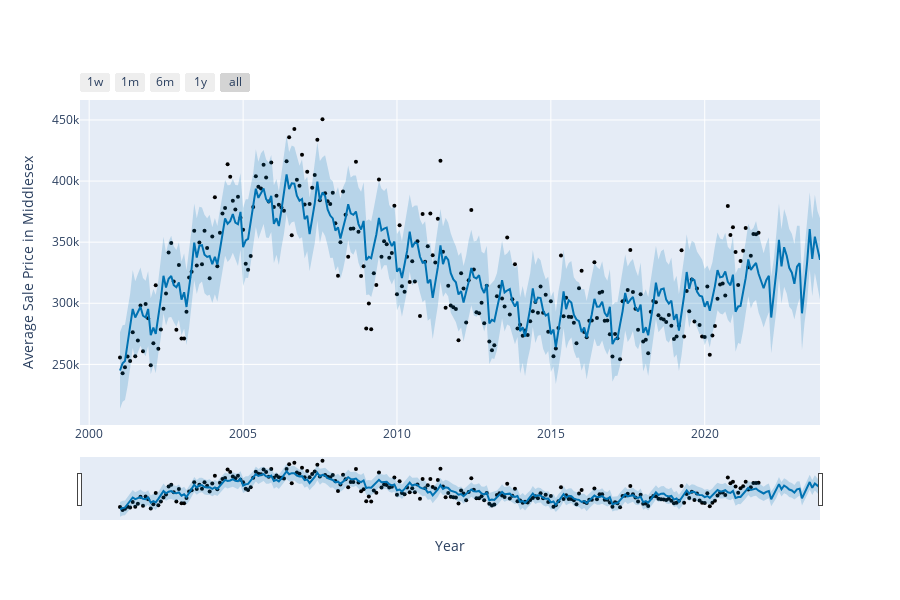

The code cell stored with this chart in its notebook:
### Markdown cell above
## Plotting the final figure using prophet model and forecast data

### Code cell
from prophet.plot import plot_plotly, plot_components_plotly
plot_plotly(m, forecast,xlabel='Year',ylabel='Average Sale Price in '+county_name)

### Figure 1 — Plotly figure (JSON) as saved in the notebook; plotly's stock layout.template omitted (floating-point values rounded to 4 significant figures; data arrays with more than 128 entries replaced by an {"elided": "..."} marker saying what was removed)
{"data": [{"marker": {"color": "black", "size": 4}, "mode": "markers", "name": "Actual", "type": "scatter", "x": {"elided": "250 str values"}, "y": {"elided": "250 float values"}}, {"hoverinfo": "skip", "line": {"width": 0}, "mode": "lines", "type": "scatter", "x": {"elided": "274 str values"}, "y": {"elided": "274 float values"}}, {"fill": "tonexty", "fillcolor": "rgba(0, 114, 178, 0.2)", "line": {"color": "#0072B2", "width": 2}, "mode": "lines", "name": "Predicted", "type": "scatter", "x": {"elided": "274 str values"}, "y": {"elided": "274 float values"}}, {"fill": "tonexty", "fillcolor": "rgba(0, 114, 178, 0.2)", "hoverinfo": "skip", "line": {"width": 0}, "mode": "lines", "type": "scatter", "x": {"elided": "274 str values"}, "y": {"elided": "274 float values"}}], "layout": {"height": 600, "showlegend": false, "width": 900, "xaxis": {"rangeselector": {"buttons": [{"count": 7, "label": "1w", "step": "day", "stepmode": "backward"}, {"count": 1, "label": "1m", "step": "month", "stepmode": "backward"}, {"count": 6, "label": "6m", "step": "month", "stepmode": "backward"}, {"count": 1, "label": "1y", "step": "year", "stepmode": "backward"}, {"step": "all"}]}, "rangeslider": {"visible": true}, "title": {"text": "Year"}, "type": "date"}, "yaxis": {"title": {"text": "Average Sale Price in Middlesex"}}}}
